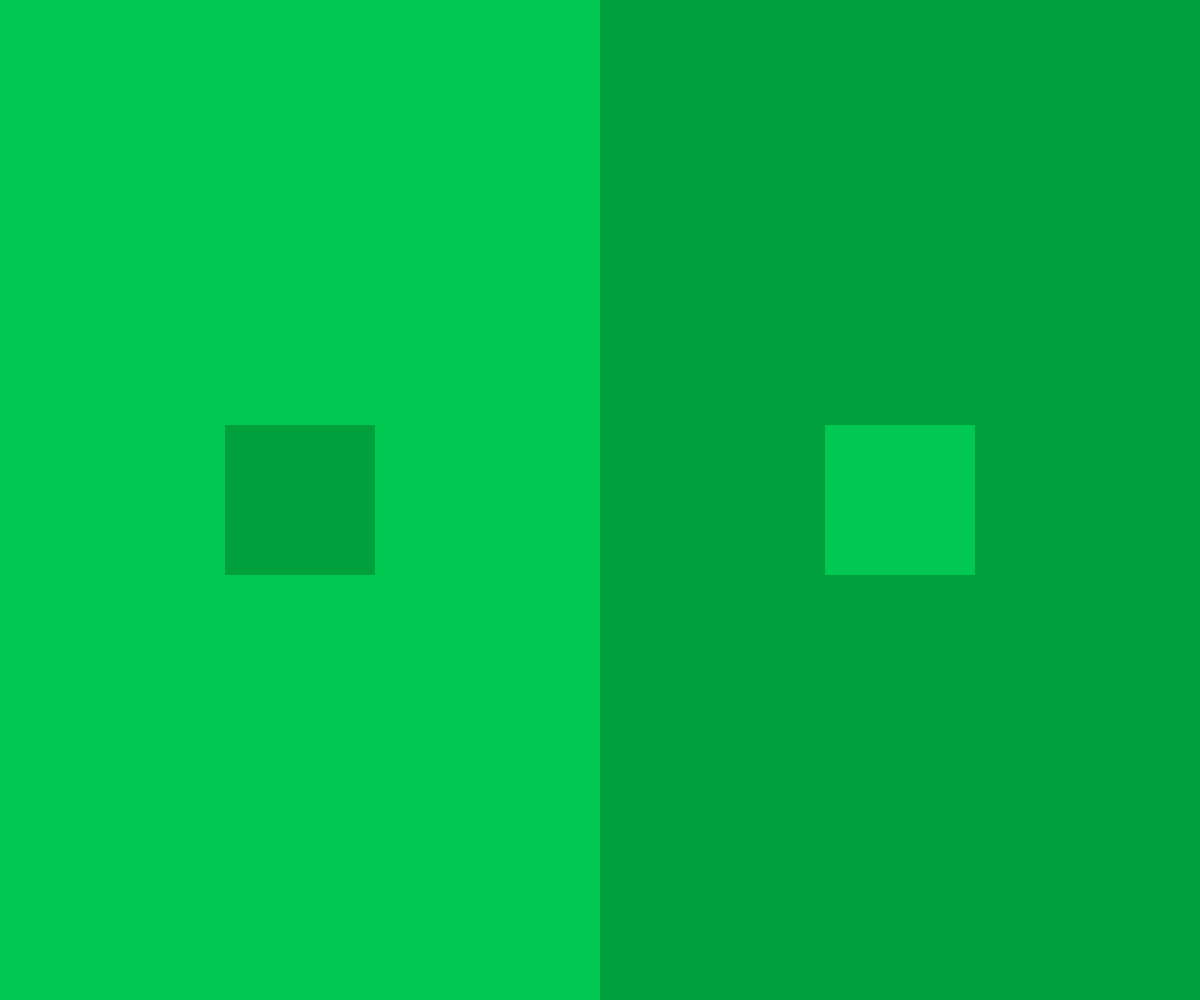
Frame 1 (no input)
Frame 60 (no input): identical to frame 1, image omitted
Frame 120 (the mouse pressed at the canvas centre since frame 60): identical to frame 1, image omitted

The p5.js sketch that drew this single still picture (run headless with seeded random() and noise() and a simulated clock; from frame 60 on, the mouse is pressed at the canvas centre):

// p5.js sketch
// ── sketch.js
var color1;
var color2;

function setup() {
	
	createCanvas(windowWidth, windowHeight);
	
	color1 = color(0, 200, 80); // light green
	color2 = color(0, 160, 60); // darker green
}

function draw() {

	// by default, P5 draws shapes with black outlines
	// let's disable this.
	noStroke();

	// draw the left background rectangle
	fill(color1); // set the drawing color
	rect(0, 0, windowWidth * 0.5, windowHeight); // draw a rectangle

	// draw the right background rectangle
	fill(color2);
	rect(windowWidth * 0.5, 0, windowWidth * 0.5, windowHeight);

	// let's use a variable for the square size
	// because we use it so often, if we want to
	// change it we will only have to update it in
	// one place.
	var squareSize = 150;

	// draw the left foreground rectangle
	
	// here we have written each of the four required parameters
	// on a new line for readibility, although this isn't neccessary
	rect(windowWidth * 0.25 - squareSize * 0.5, // x
		 windowHeight * 0.5 - squareSize * 0.5, // y
		 squareSize, // width
		 squareSize); // height

	// draw the right foreground rectangle
	fill(color1);
	rect(windowWidth * 0.75 - squareSize * 0.5, 
		 windowHeight * 0.5 - squareSize * 0.5, 
		 squareSize, 
		 squareSize);
}

// called when the window is resized
function windowResized() {
  // here we resize the canvas by the new window width and height
  // to assure that our canvas is always "fullscreen".
  resizeCanvas(windowWidth, windowHeight);
}
